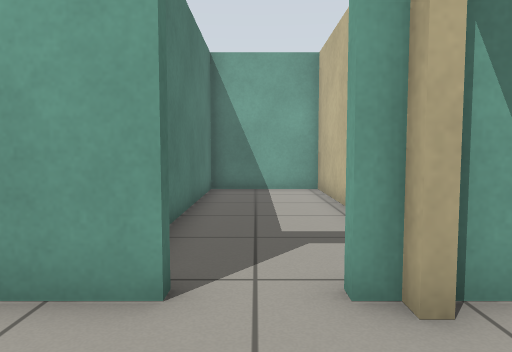
View 1 (above)

24 first-person views from a walk through a world built for the Gazebo simulator. The camera is 0.72 m above the floor, tilts 4° down and sees 70° across. The floor is counted in squares, 0.5 m on a side. Each view is taken from the middle of a square. On the plan, view 1 faces up. The plan holds only what a view shows up to about 16 squares ahead; the rest is blank.

View 2
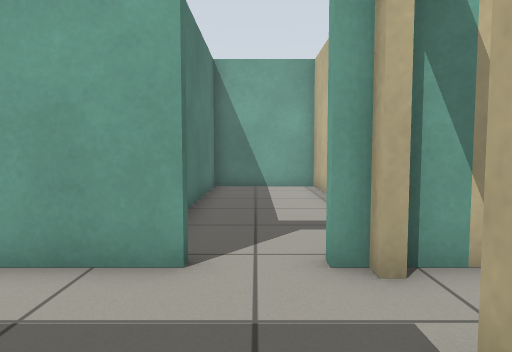

View 3
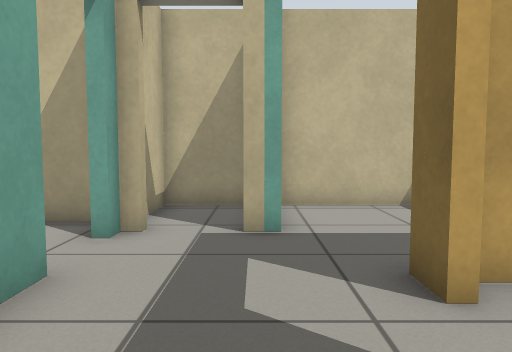

View 4
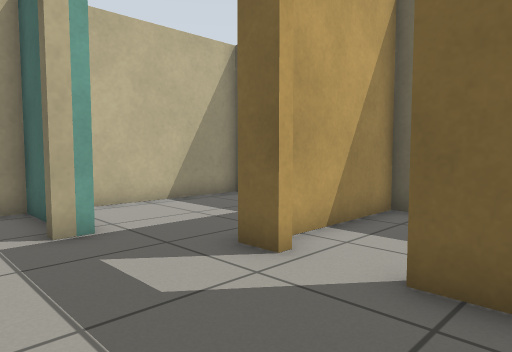

View 5
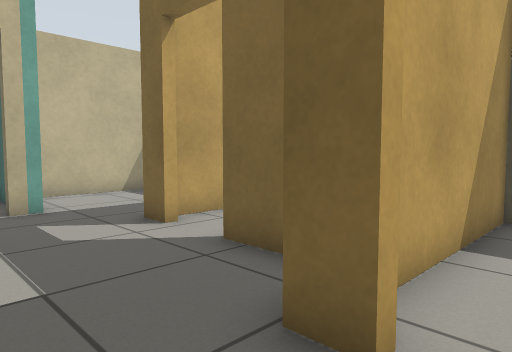

View 6
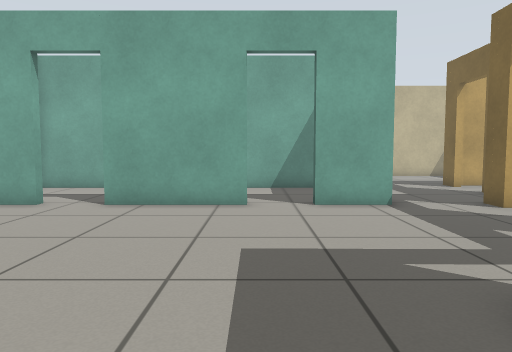

View 7
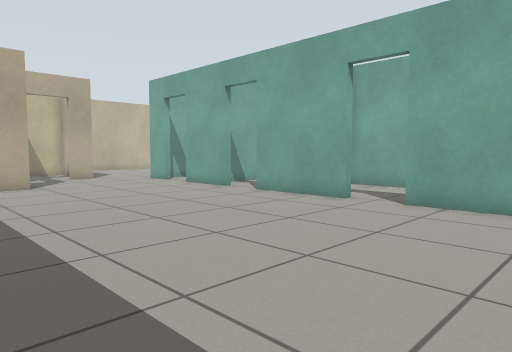

View 8
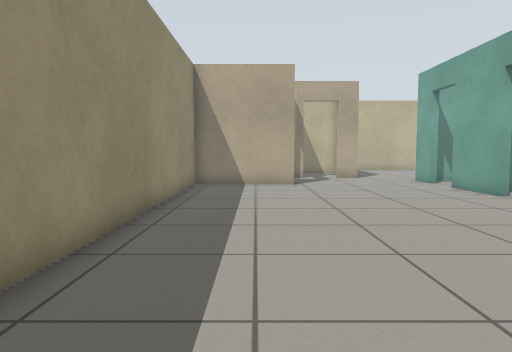

View 9
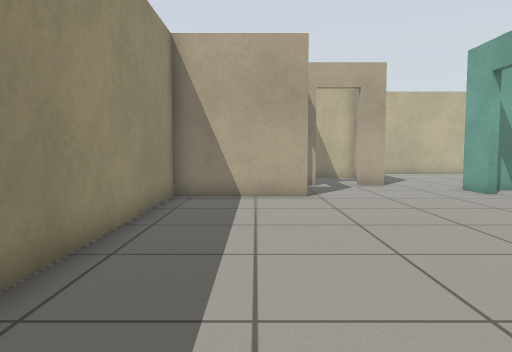

View 10
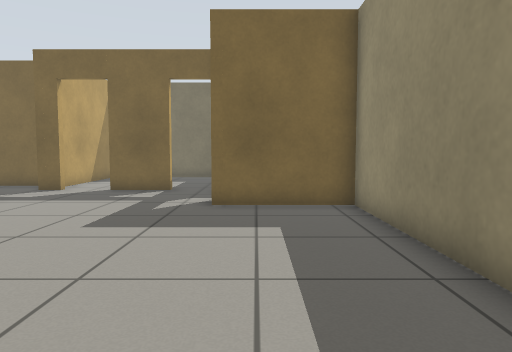

View 11
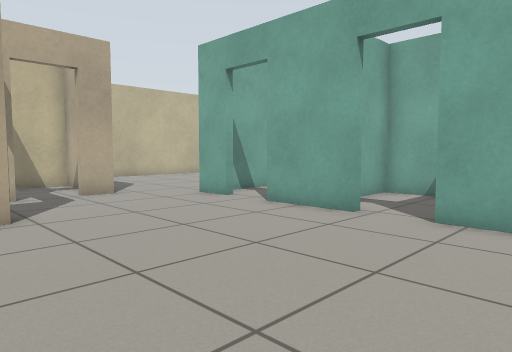

View 12
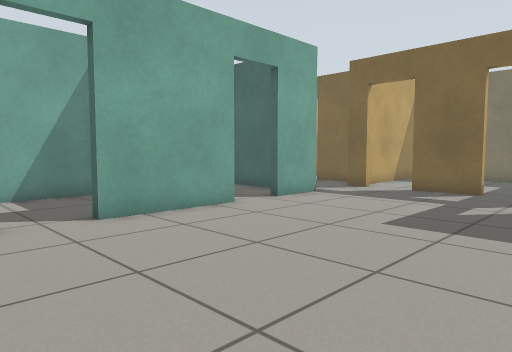

View 13
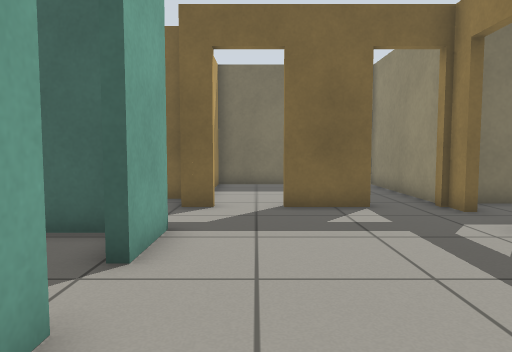

View 14
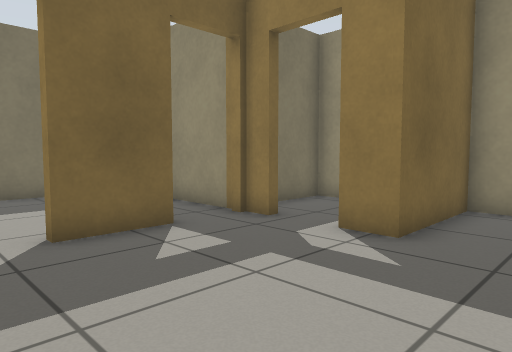

View 15
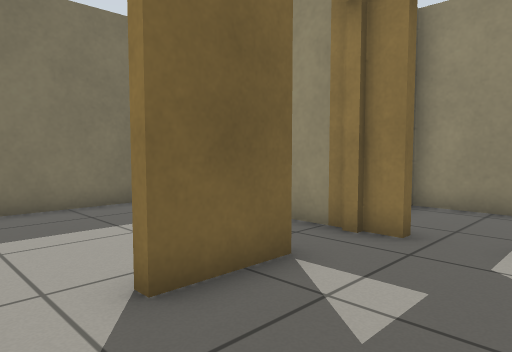

View 16
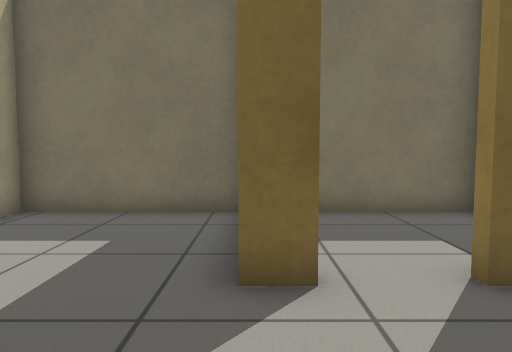

View 17
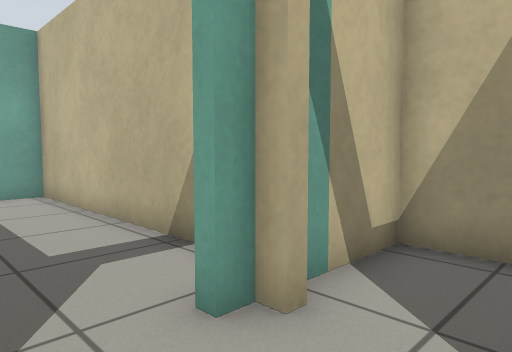

View 18
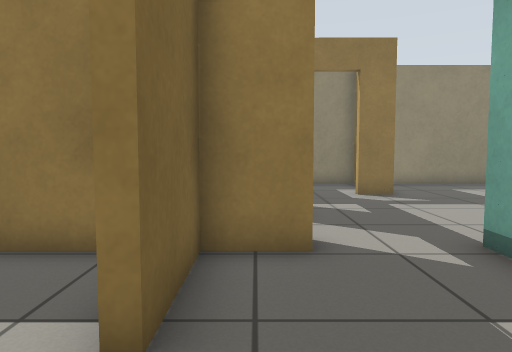

View 19
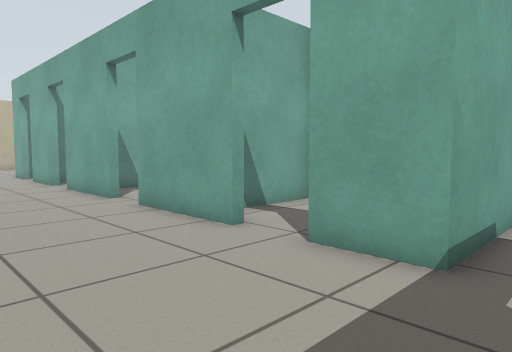

View 20
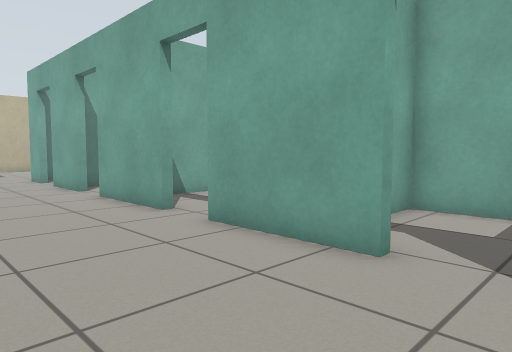

View 21
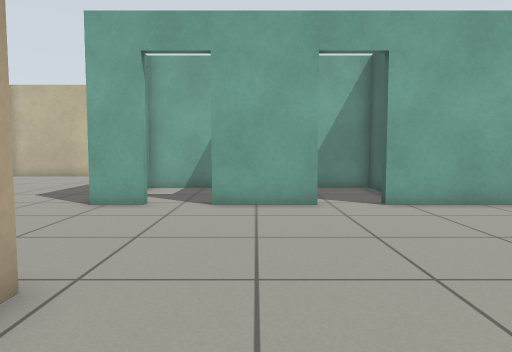

View 22
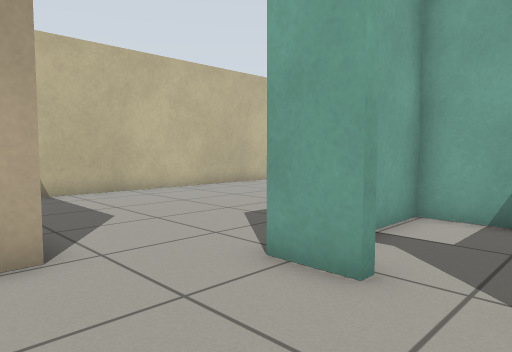

View 23
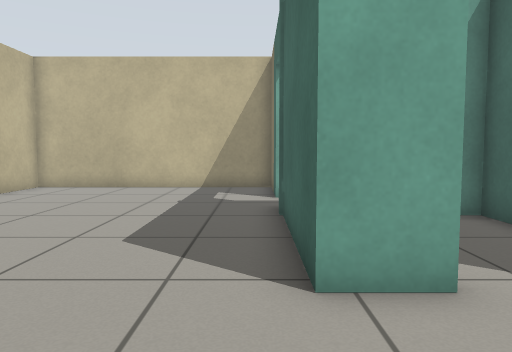

View 24
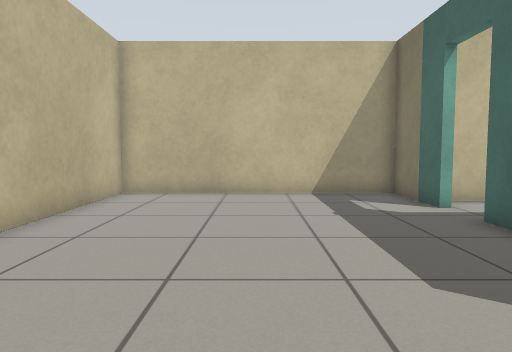

### Floor plan
Ten units are one square. View 1 is at (0, 0); x grows to the right and y downward. Boxes are objects, and circles mark ways between rooms. Rooms are numbered by the first view taken in them; rooms with no view inside come last. Other rooms are left out.
<svg viewBox="-171 -340 221 400">
<path fill="none" stroke="#000" d="M14 -5 14 -12M-6 55 45 55 45 -4M-69 -8 -61 -8 -61 8 -34 8M-9 -34 -64 -34M-17 8 -7 8M-64 -128 -64 -166M-64 -184 -64 -213M-64 -72 -64 -110M-124 -224 -166 -224 -166 -45 -128 -45 -129 -34M-64 -34 -64 -54M-109 -8 -86 -8M11 -244 42 -244 42 -335 -69 -335M-86 -261 -97 -261M-64 -230 -64 -244 -6 -244M23 -43 23 -136 -17 -136 -17 -69M-109 -4 -109 -8M-129 -5 -130 55 -64 55 -64 4M-69 -4 -69 -8M-61 22 -61 36M-61 55 -11 55 -11 14M-30 -154 -50 -154M-20 -94 -20 -152M-20 -48 -20 -86 -49 -86M-54 -37 -24 -37M-30 -200 -20 -200 -20 -241 -54 -241M-35 -157 -20 -157 -20 -197 -56 -197M-161 -42 -166 -42 -166 -2 -139 -2M30 -8 45 -8 45 -34 17 -34M14 -30 14 -34 9 -34"/>
<circle cx="-5" cy="-15" r="3" fill="#2a7"/>
<circle cx="0" cy="-38" r="3" fill="#2a7"/>
<circle cx="17" cy="-23" r="3" fill="#2a7"/>
<circle cx="-60" cy="-25" r="3" fill="#2a7"/>
<circle cx="-25" cy="10" r="3" fill="#2a7"/>
<circle cx="-90" cy="-235" r="3" fill="#2a7"/>
<circle cx="-115" cy="-10" r="3" fill="#2a7"/>
<circle cx="-75" cy="-10" r="3" fill="#2a7"/>
<circle cx="-60" cy="-115" r="3" fill="#2a7"/>
<circle cx="-60" cy="-65" r="3" fill="#2a7"/>
<circle cx="-60" cy="-225" r="3" fill="#2a7"/>
<circle cx="-60" cy="-175" r="3" fill="#2a7"/>
<circle cx="-130" cy="-25" r="3" fill="#2a7"/>
<text x="20" y="20">1</text>
<text x="-40" y="-20">2</text>
<text x="-110" y="-130">3</text>
<text x="-30" y="-280">4</text>
<text x="0" y="-90">5</text>
<text x="-100" y="20">6</text>
<text x="-40" y="30">7</text>
<text x="-40" y="-130">8</text>
<text x="-40" y="-70">9</text>
<text x="-40" y="-220">10</text>
<text x="-40" y="-180">11</text>
<text x="-150" y="-20">12</text>
<text x="30" y="-30">13</text>
<text x="10" y="-30">14</text>
</svg>
Room 1 opens to room 2. Room 1 opens to room 5. Room 1 opens to room 13. Room 2 opens to room 3. Room 2 opens to room 7. Room 3 opens to room 4. Room 3 opens to room 6. Room 3 opens to room 8. Room 3 opens to room 9. Room 3 opens to room 10. Room 3 opens to room 11. Room 3 opens to room 12.

Where each view was taken, in squares from view 1:
view 1: 0 up, 0 right, facing up
view 2: 1 down, 0 right, facing up
view 3: 1 up, 5 left, facing right
view 4: 3 up, 5 left, facing down-right
view 5: 3 up, 8 left, facing down-right
view 6: 7 up, 16 left, facing right
view 7: 7 up, 16 left, facing up-right
view 8: 7 up, 14 left, facing up
view 9: 11 up, 14 left, facing up
view 10: 14 up, 14 left, facing down
view 11: 14 up, 14 left, facing up-right
view 12: 14 up, 14 left, facing down-right
view 13: 10 up, 8 left, facing down
view 14: 7 up, 7 left, facing down-left
view 15: 4 up, 7 left, facing down-left
view 16: 3 up, 1 left, facing down
view 17: 1 up, 1 left, facing up-right
view 18: 0 up, 1 left, facing left
view 19: 2 up, 11 left, facing up-right
view 20: 5 up, 11 left, facing up-right
view 21: 20 up, 16 left, facing right
view 22: 21 up, 10 left, facing up-right
view 23: 25 up, 10 left, facing right
view 24: 29 up, 8 left, facing right
